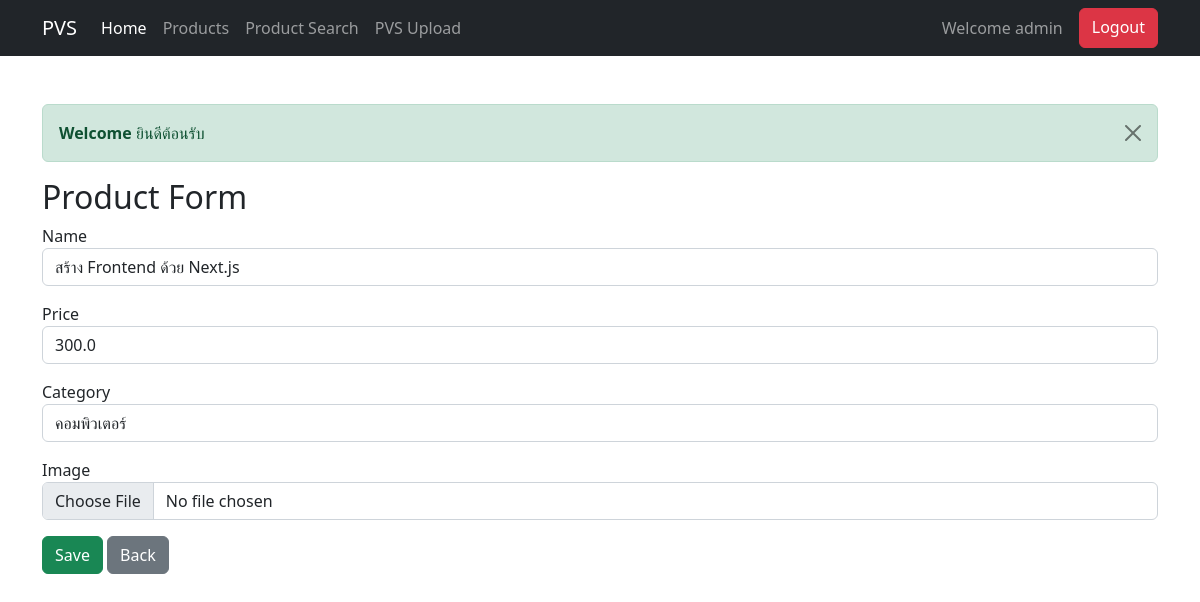
/products/edit/3 (signed in), run on the app's committed database.
### models.py (models this page shows)
class Product(Base):
    __tablename__ = "product"
    id = Column(Integer, primary_key=True, index=True)
    name = Column(String(200), nullable=False)
    price = Column(Float, nullable=False)
    image = Column(String(200), nullable=True)
    category_id = Column(Integer, ForeignKey("category.id"))
    category = relationship("Category")

class Category(Base):
    __tablename__ = "category"
    id = Column(Integer, primary_key=True, index=True)
    name = Column(String(100), nullable=False)

### main.py (the view)
@app.get("/products/edit/{id}", response_class=HTMLResponse)
def edit_form(request: Request, id: int):
    db = SessionLocal()
    try:
        product = db.get(Product, id)
        categories = db.query(Category).all()
        return templates.TemplateResponse(
            request=request,
            name="product_form.html",
            context={
                "product": product,
                "categories": categories
            }
        )
    finally:
        db.close()

### templates/product_form.html (shortened to what this page needs)
{% extends "master.html" %}
{% block content %}
<h2>Product Form</h2>
<form method="post" enctype="multipart/form-data">
    <div class="mb-3">
        <label>Name</label>
        <input type="text" name="name" class="form-control"
               value="{{ product.name if product else '' }}">
    </div>
    <div class="mb-3">
        <label>Price</label>
        <input type="number" name="price" class="form-control"
               value="{{ product.price if product else '' }}">
    </div>
    <div class="mb-3">
        <label>Category</label>
        <select name="category_id" class="form-control">
            {% for c in categories %}
            <option value="{{ c.id }}"
                {% if product and product.category_id == c.id %}selected{% endif %}>
                {{ c.name }}
            </option>
            {% endfor %}
        </select>
    </div>
    <div class="mb-3">
        <label>Image</label>
        <input type="file" name="image" class="form-control">
    </div>
    <button class="btn btn-success">Save</button>
    <a href="/products" class="btn btn-secondary">Back</a>
</form>
{% endblock %}

### data on the page
Product: name "สร้าง Frontend ด้วย Next.js", price "300.0", category_id "คอมพิวเตอร์"

### other printed values
{{ request.session.get('user') }} "admin"
